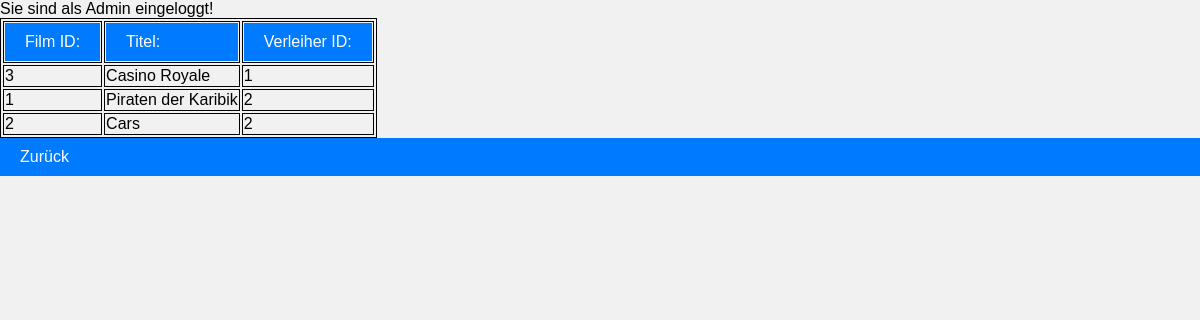
/filme.php?sort=vid (signed in), run on the app's committed database.
### tables this page shows
CREATE TABLE `film` (
  `id` int(11) NOT NULL auto_increment,
  `titel` varchar(80) NOT NULL default '',
  `verleiher_id` int(11) NOT NULL,
  PRIMARY KEY  (`id`),
  KEY `verleiher_id` (`verleiher_id`),
  CONSTRAINT `film_ibfk_1` FOREIGN KEY (`verleiher_id`) REFERENCES `verleiher` (`id`) ON UPDATE NO ACTION
);

### filme.php (the view, shortened to what this page needs)
<!DOCTYPE html>
<html lang="de">
<head>
</head>
<body>
<table>
<tr><td><a href="filme.php?sort=id">Film ID:</a></td>
    <td><a href="filme.php?sort=titel">Titel:</a></td>
    <td><a href="filme.php?sort=vid">Verleiher ID:</a></td>
</tr>
<?php
   $con = new mysqli("", "root", "", "kino");
   $sql = "SELECT * FROM film";
   if (isset($_GET['sort']) == FALSE)
   {
     $sql .= " ORDER BY id";
   }
   elseif ($_GET['sort'] == 'id')
   {
      $sql .= " ORDER BY id";
   }
   elseif ($_GET['sort'] == 'titel')
   {
      $sql .= " ORDER BY titel";
   }
   elseif ($_GET['sort'] == 'vid')
   {
      $sql .= " ORDER BY verleiher_id";
   }
   $res = $con->query($sql);
   while ($dsatz = $res->fetch_assoc())
   {
      echo "<tr>";
      echo "<td>" . $dsatz["id"] . "</td>";
      echo "<td>" . $dsatz["titel"] . "</td>";
      echo "<td>" . $dsatz["verleiher_id"] . "</td>";
      echo "</tr>";
   }
?>
</table>
   <a href="intern.php">Zurück</a>
</body>
</html>

### filme.php (style rules this page uses)
table,td { border:1px solid black; }
body { font-family: Arial, sans-serif; background-color: #f1f1f1; margin: 0; padding: 0; }
a { display: block; padding: 10px 20px; background-color: #007bff; color: #fff; text-decoration: none; transition: background-color 0.3s ease; }

### data on the page
film: id "3", titel "Casino Royale", verleiher "1"
film: id "1", titel "Piraten der Karibik", verleiher "2"
film: id "2", titel "Cars", verleiher "2"
